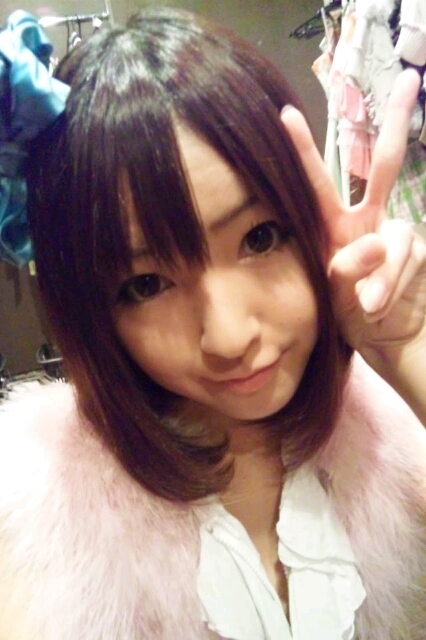
#> input picture images/100119.jpg, 426 x 640 px
$ python face_rotate.py
#> lines starting #> are read from the running program, lines starting #| are printed output that depends on the picture
# 傾いた顔を検出する
# 参考) http://memo.sugyan.com/entry/20151203/1449137219
#      http://qiita.com/bohemian916/items/5c6df004de723c567958

import cv2
import os
import numpy as np
import math
from math import ceil

# 学習済みデータ
cascades_dir = '/Users/razokulover/.pyenv/versions/anaconda3-4.0.0/share/OpenCV/haarcascades'
face_cascade = cv2.CascadeClassifier(os.path.join(cascades_dir, 'haarcascade_frontalface_default.xml'))
eye_cascade = cv2.CascadeClassifier(os.path.join(cascades_dir, 'haarcascade_eye.xml'))

# 画像読み込み
base_img = cv2.imread('../images/100119.jpg')
#> base_img is the input picture: shape (640, 426, 3); mean B, G, R 130.5, 136.7, 158.9

# 画像サイズの統一
base_h, base_w = base_img.shape[:2]
#> base_h = 640; base_w = 426
resize_h, resize_w = [int(500 * (base_h/base_w)), 500]
#> resize_h = 751; resize_w = 500
resize_img = cv2.resize(base_img, (resize_w, resize_h))

# グレースケール変換
gray_img = cv2.cvtColor(resize_img, cv2.COLOR_BGR2GRAY)
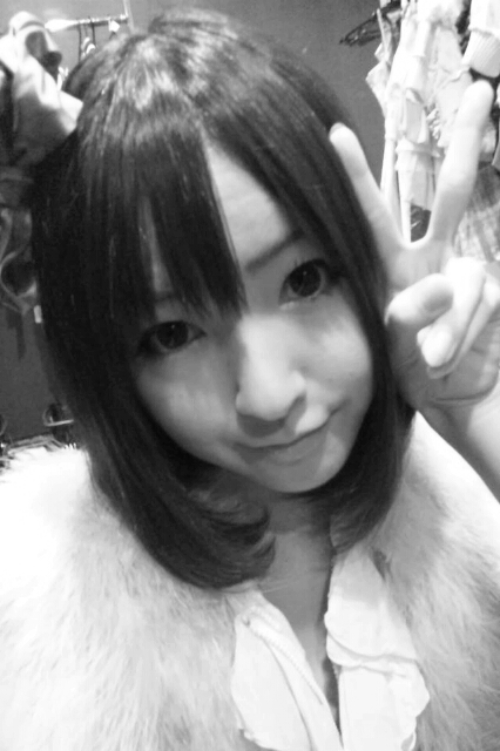
#> gray_img: shape (751, 500); min 7, max 255, mean 142.5

# スコアの初期化
scores = {"score": 1000, "img": ""}
for j in range(-50, 55, 5):
    # 拡大画像
    big_img = np.zeros((resize_h * 2, resize_w * 2, 3), np.uint8)
    big_img[ceil(resize_h/2.0):ceil(resize_h/2.0*3.0), ceil(resize_w/2.0):ceil(resize_w/2.0*3.0)] = resize_img

    # がぞうの中心
    center = tuple(np.array([big_img.shape[1] * 0.5, big_img.shape[0] * 0.5]))

    size = tuple(np.array([big_img.shape[1], big_img.shape[0]]))

    # 回転させたい角度
    angle = float(j)

    # 拡大比率
    scale = 1.0

    # 回転行列計算
    rotation_matrix = cv2.getRotationMatrix2D(center, angle, scale)

    # アフィン変換
    img_rot = cv2.warpAffine(big_img, rotation_matrix, size, flags=cv2.INTER_CUBIC)

    # 顔判定
    faces = face_cascade.detectMultiScale(img_rot, scaleFactor=1.2, minNeighbors=2, minSize=(50, 50))
    if len(faces):
        for (x,y,w,h) in faces:
            face_img = img_rot[y:y+h, x:x+w]
            # 顔検出された部分からさらに目が2個検出されてかつ目の距離が顔の1/4の距離より大きい場合は書き出す
            eyes = eye_cascade.detectMultiScale(face_img)
            if len(eyes) == 2 and abs(eyes[0][0] - eyes[1][0]) > w/4:
                # 目の水平度を算出してより水平(0に近い)ものが良い顔とする
                score = math.atan2(abs(eyes[1][1] - eyes[0][1]), abs(eyes[1][0] - eyes[0][0]))
                # スコアがより小さければ更新する
                if score < scores["score"]:
                    scores["score"] = score
                    scores["img"] = face_img
#> this loop made 21 passes
#> faces on passes 2, 6, 8, 10, 11, 13, 18, 20, 21: [[593, 782, 149, 149]], [[710, 437, 190, 190], [387, 641, 243, 243]], [[471, 935, 53, 53], [369, 608, 282, 282]], [[502, 930, 60, 60]], [[520, 928, 60, 60]], [[496, 383, 214, 214]], [[281, 484, 72, 72]], [[340, 308, 168, 168]], [[304, 316, 171, 171]]
#> pass 2, `img_rot = cv2.warpAffine(big_img, rotation_matrix, size, flags=cv2.INT..`:
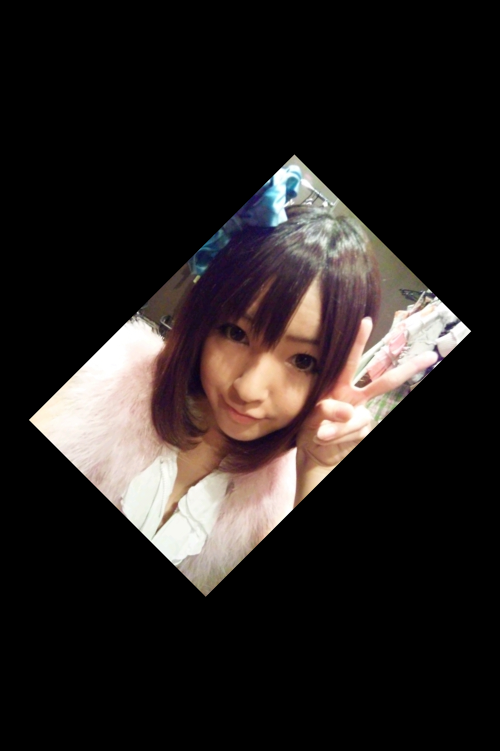
#> img_rot: shape (1502, 1000, 3) (shown at 1/2 size); mean of channels 0, 1, 2 32.6, 34.2, 39.7; drawn as B, G, R
#> pass 3, `img_rot = cv2.warpAffine(big_img, rotation_matrix, size, flags=cv2.INT..`:
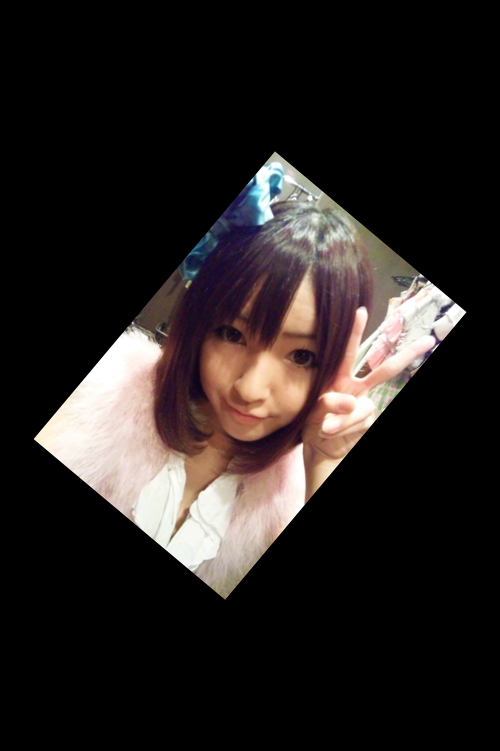
#> img_rot: shape (1502, 1000, 3) (shown at 1/2 size); mean of channels 0, 1, 2 32.6, 34.2, 39.7; drawn as B, G, R
#> after the loop:
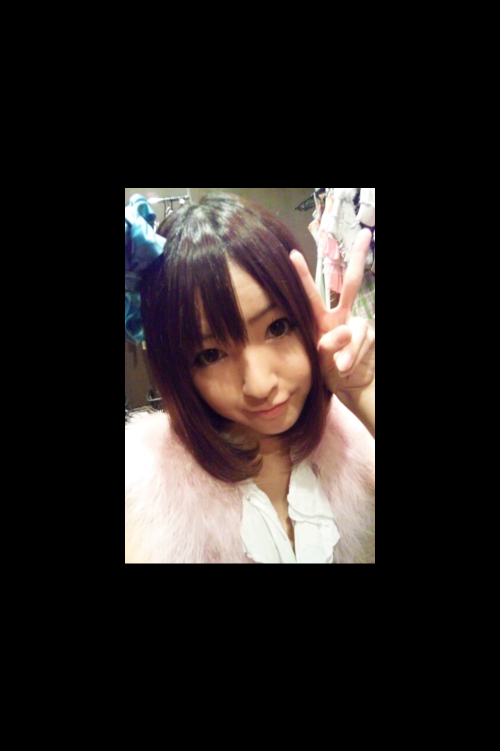
#> big_img: shape (1502, 1000, 3) (shown at 1/2 size); mean B, G, R 32.6, 34.1, 39.7
#> after the loop:
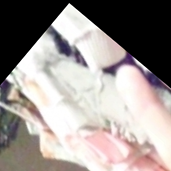
#> face_img: shape (171, 171, 3); mean B, G, R 145.3, 148.4, 156
#> after the loop:
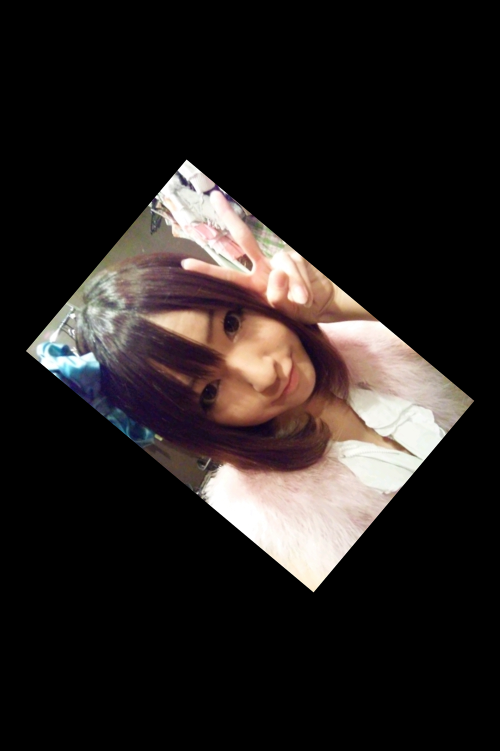
#> img_rot: shape (1502, 1000, 3) (shown at 1/2 size); mean B, G, R 32.6, 34.2, 39.7
#> after the loop, scores = 2 items

# スコアが一番高かった顔画像を書き出す
cv2.imwrite("../images/100119_face.jpg", scores["img"])
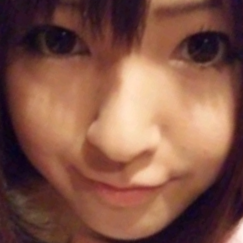
#> saved as 100119_face.jpg: shape (243, 243, 3); mean B, G, R 71, 85.8, 131.1

$ run again, with images/blueback_girl.jpg copied over images/100119.jpg
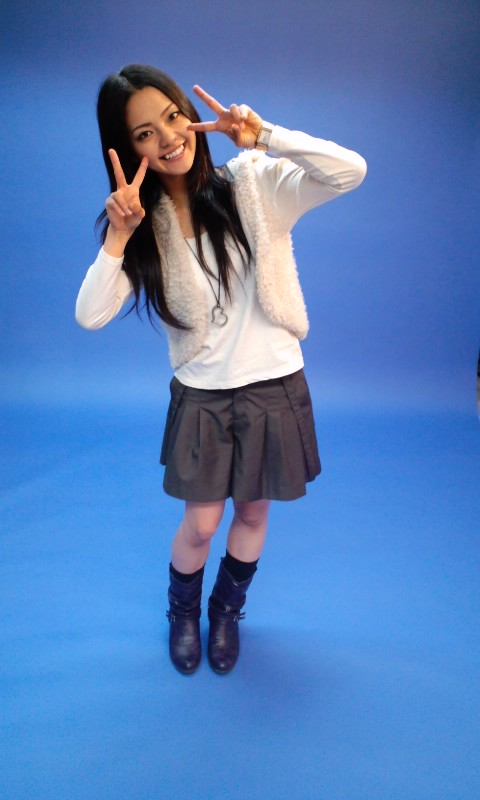
#> input picture images/blueback_girl.jpg, 480 x 800 px
#> base_img is the input picture: shape (800, 480, 3); mean B, G, R 184.9, 125.9, 86
#> the loop `for j in range(-50, 55, 5):` made 21 passes
#> faces on passes 1 to 8: [[619, 550, 89, 89]], [[600, 540, 83, 83]], [[577, 528, 83, 83]], [[556, 520, 80, 80]], [[531, 513, 80, 80]], [[506, 509, 80, 80]], [[479, 504, 84, 84]], [[452, 502, 85, 85]]
#> after the loop `for j in range(-50, 55, 5):`:
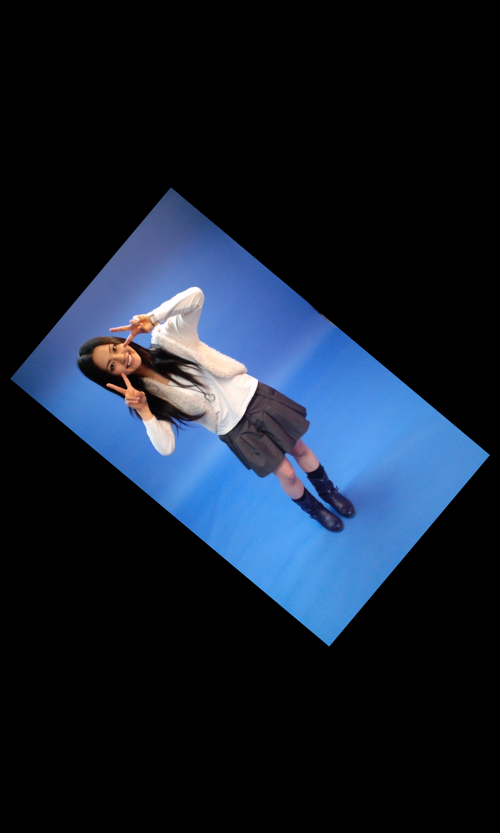
#> img_rot: shape (1666, 1000, 3) (shown at 1/2 size); mean B, G, R 46.2, 31.5, 21.5
#> after the loop `for j in range(-50, 55, 5):`: scores = 2 items
#> `cv2.imwrite("../images/100119_face.jpg", scores["img"])`:
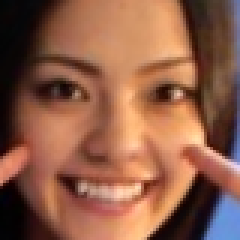
#> saved as 100119_face.jpg: shape (80, 80, 3) (shown 3 times larger); mean B, G, R 72.1, 93.3, 142.2

$ run again, with images/cups-orig.jpg copied over images/100119.jpg
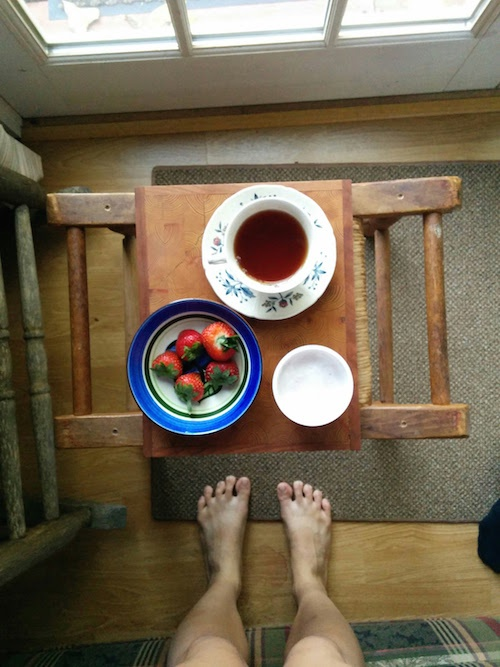
#> input picture images/cups-orig.jpg, 500 x 667 px
#> base_img is the input picture: shape (667, 500, 3); mean B, G, R 83.7, 104, 116.7
#> the loop `for j in range(-50, 55, 5):` made 21 passes
#> faces on passes 5, 6, 7, 11, 12, 13, 18: [[306, 270, 532, 532]], [[375, 574, 132, 132], [273, 259, 532, 532]], [[277, 260, 532, 532]], [[495, 759, 56, 56]], [[506, 756, 58, 58]], [[320, 600, 55, 55], [516, 750, 60, 60]], [[534, 611, 103, 103]]
#> after the loop `for j in range(-50, 55, 5):`:
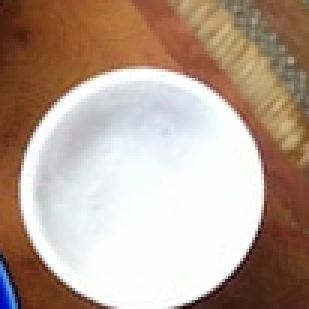
#> face_img: shape (103, 103, 3) (shown 3 times larger); mean B, G, R 148.4, 162.6, 184.1
#> after the loop `for j in range(-50, 55, 5):`:
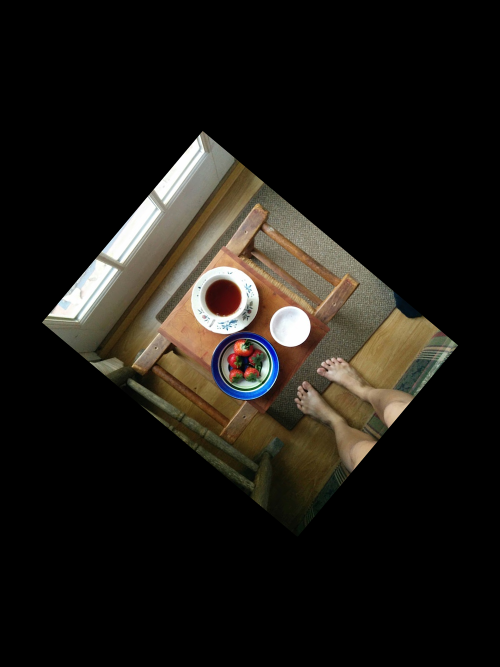
#> img_rot: shape (1334, 1000, 3) (shown at 1/2 size); mean B, G, R 20.9, 26, 29.2
#> after the loop `for j in range(-50, 55, 5):`: scores = {'score': 1000, 'img': ''}
